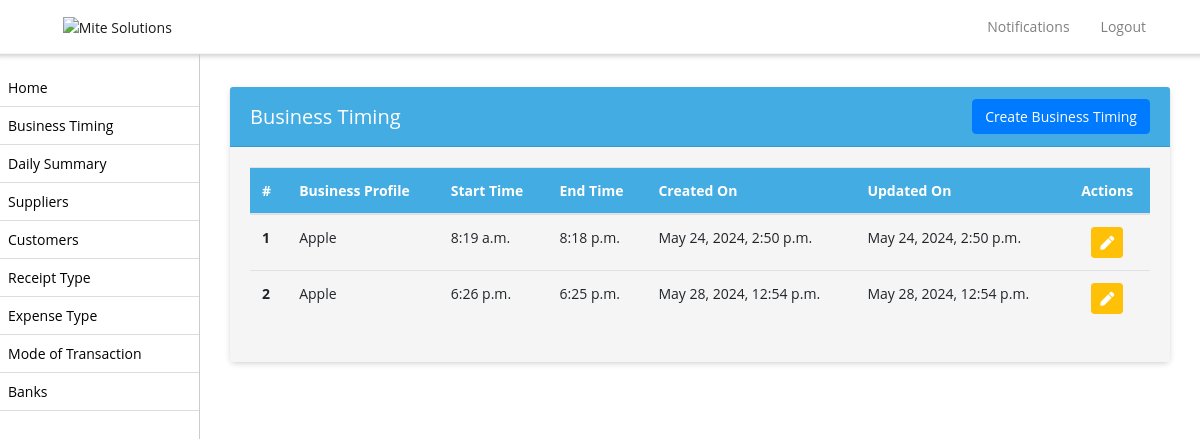
Page /business-timing-list/ (signed in) on the earlier database version.
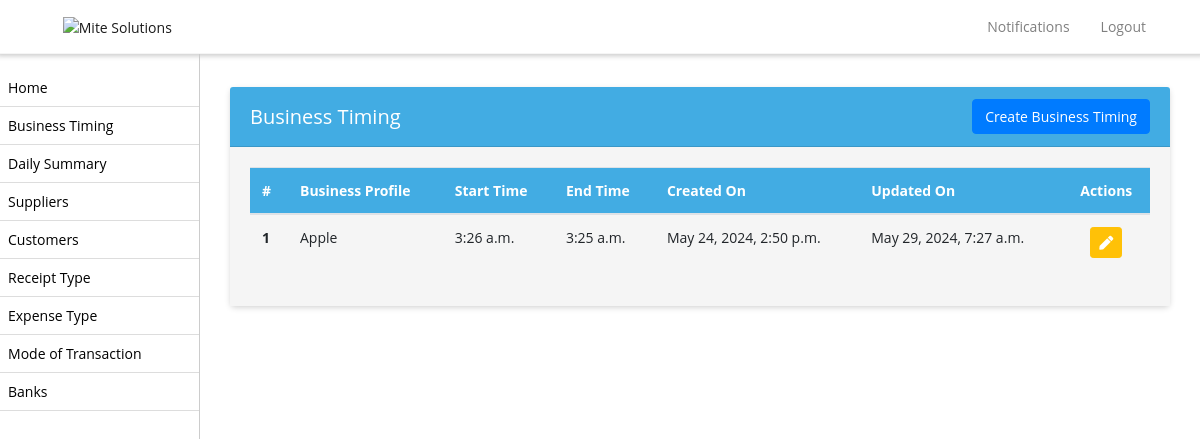
Same page on the later database version.
### biztrackapp/models.py (models this page shows, shortened)
class BusinessTiming(models.Model):
    business_profile = models.ForeignKey(BusinessProfile,on_delete=models.CASCADE, null=True)
    business_start_time = models.TimeField(null=True, blank=True)
    business_end_time = models.TimeField(null=True, blank=True)
    created_on = models.DateTimeField(auto_now_add=True, null=True)
    updated_on = models.DateTimeField(auto_now=True, null=True)

class BusinessProfile(models.Model):
    name = models.CharField(max_length=64, blank=False, default=None, null=True)
    license_number = models.CharField(max_length=255)
    license_expiration = models.DateField(null=True)
    license_upload = models.FileField(upload_to='licenses')
    shop_phone_number = models.CharField(max_length=25)
    vat_percentage = models.DecimalField(max_digits=5, decimal_places=2)
    vat_number = models.CharField(max_length=255)
    vat_submission_date_1 = models.DateField(null=True)
    vat_submission_date_2 = models.DateField(null=True)
    vat_submission_date_3 = models.DateField(null=True)
    vat_certificate_upload = models.FileField(upload_to='vat_certificates')
    address = models.TextField()
    license_expiration_reminder_days = models.PositiveIntegerField(verbose_name='License Expiration Reminder (days)')
    vat_submission_date_reminder_days = models.PositiveIntegerField(null=True, verbose_name='VAT Submission Date Reminder (days)')
    employee_visa_expiration_reminder_days = models.PositiveIntegerField(null=True, verbose_name='Employee Visa Expiration Reminder (days)')
    employee_passport_expiration_reminder_days = models.PositiveIntegerField(null=True, verbose_name='Employee Passport Expiration Reminder (days)')
    created_on = models.DateTimeField(auto_now_add=True, null=True)

### biztrackapp/views.py (the view)
# urls.py: path('business-timing-list/', business_timing_list, name='business_timing_list'),
def business_timing_list(request):
    shop_admin = get_object_or_404(ShopAdmin, user=request.user)
    business_profile = get_object_or_404(BusinessProfile, name=shop_admin.shop.name)
    business_timings = BusinessTiming.objects.filter(business_profile=business_profile)
    return render(request, 'business_timing_list.html', {'business_timings': business_timings})

### biztrackapp/templates/business_timing_list.html (shortened to what this page needs)
{% extends 'base.html' %}
{% block content %}
<div class="container mt-3">
    <div class="card">
        <div class="card-header d-flex justify-content-between align-items-center">
            <h5 class="mb-0">Business Timing</h5>
            <a href="{% url 'create_business_timing' %}" class="btn btn-primary float-right">Create Business Timing</a>
        </div>
        <div class="card-body">
            <table class="table">
                <thead>
                    <tr>
                        <th>#</th>
                        <th>Business Profile</th>
                        <th>Start Time</th>
                        <th>End Time</th>
                        <th>Created On</th>
                        <th>Updated On</th>
                        <th class="text-center">Actions</th>
                    </tr>
                </thead>
                <tbody>
                    {% for business_timing in business_timings %}
                    <tr>
                        <th scope="row">{{ forloop.counter }}</th>
                        <td>{{ business_timing.business_profile.name }}</td>
                        <td>{{ business_timing.business_start_time }}</td>
                        <td>{{ business_timing.business_end_time }}</td>
                        <td>{{ business_timing.created_on }}</td>
                        <td>{{ business_timing.updated_on }}</td>
                        <td class="text-center">
                            <a href="{% url 'edit_business_timing' business_timing.id %}" class="btn btn-warning btn-sm"><i class="fas fa-pen text-white"></i></a>
                        </td>
                    </tr>
                    {% endfor %}
                </tbody>
            </table>
        </div>
    </div>
</div>
{% endblock %}

Differences in the rows shown:
removed BusinessTiming: business_profile.name "Apple", business_start_time "6:26 p.m.", business_end_time "6:25 p.m.", created_on "May 28, 2024, 12:54 p.m.", updated_on "May 28, 2024, 12:54 p.m."
changed BusinessTiming "Apple": business_start_time "8:19 a.m." → "3:26 a.m."; business_end_time "8:18 p.m." → "3:25 a.m."; updated_on "May 24, 2024, 2:50 p.m." → "May 29, 2024, 7:27 a.m."
